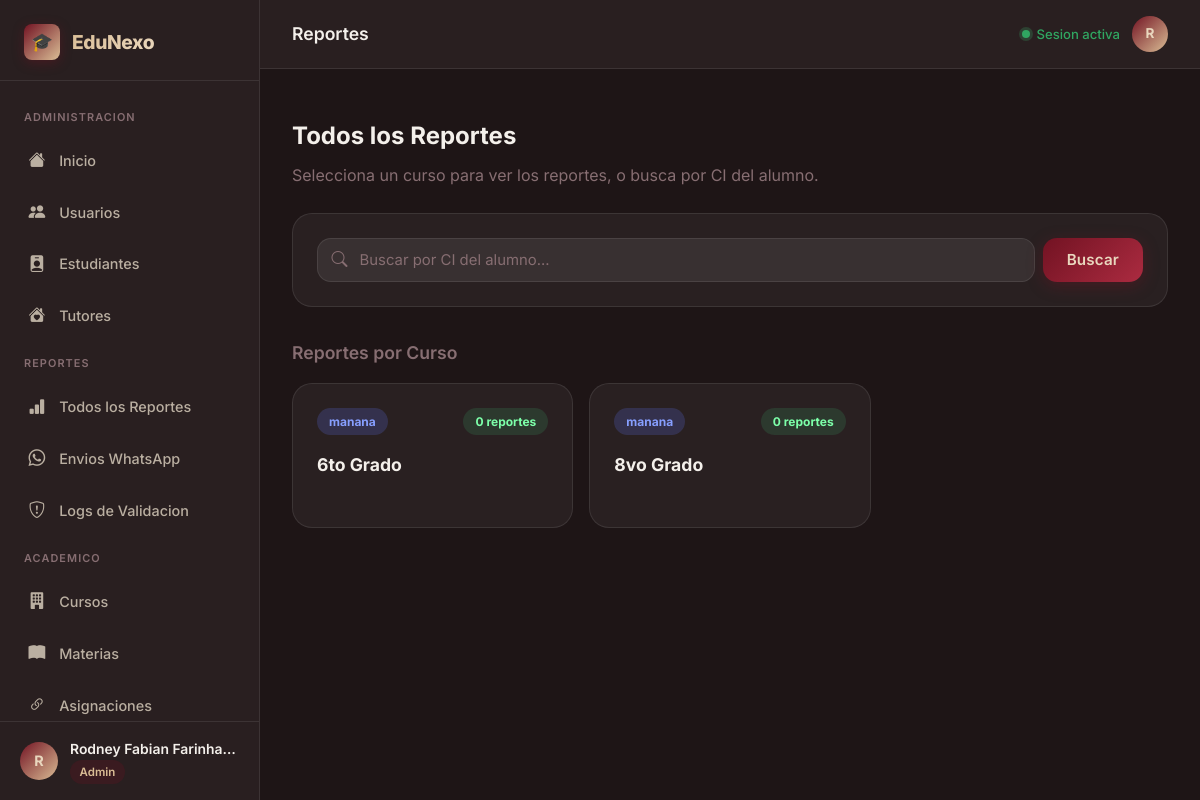
The page /admin/reportes (signed in) on the database its author committed.
### tables this page shows
CREATE TABLE IF NOT EXISTS `cursos` (
  `id` int NOT NULL AUTO_INCREMENT,
  `nombre` varchar(80) NOT NULL,
  `turno` enum('manana','tarde','noche') DEFAULT 'manana',
  `activo` tinyint(1) NOT NULL DEFAULT '1',
  `created_at` timestamp NULL DEFAULT CURRENT_TIMESTAMP,
  PRIMARY KEY (`id`),
  UNIQUE KEY `uq_cursos_nombre_turno` (`nombre`,`turno`)
);

### app/controllers/AdminReportesController.php (called while the page is built, shortened)
<?php
class AdminReportesController {
    public function index() {
        $db = Database::getConnection();
        $cursos = $db->query("
            SELECT c.*, COUNT(DISTINCT r.id) AS total_reportes
            FROM cursos c
            LEFT JOIN estudiantes e ON e.curso_id = c.id
            LEFT JOIN reportes r ON r.estudiante_id = e.id
            WHERE c.activo = 1
            GROUP BY c.id
            ORDER BY c.nombre
        ")->fetchAll();
        require __DIR__ . '/../views/admin/reportes.php';
    }
}

### app/views/admin/reportes.php (the view, shortened to what this page needs)
<?php $pageTitle = 'Reportes'; require __DIR__ . '/../layouts/admin_header.php'; ?>
<div style="margin-bottom: 2rem; padding-top: 1rem;">
    <div style="margin-bottom: 1.5rem;">
        <h2 style="font-size: 1.5rem; font-weight: 700; margin: 0 0 0.5rem 0;">Todos los Reportes</h2>
        <p style="color: var(--text-muted); margin: 0;">Selecciona un curso para ver los reportes, o busca por CI del alumno.</p>
    </div>
    <div class="data-card" style="margin-bottom: 2rem;">
        <form method="GET" action="/edunexo/admin/reportes/ci" style="display: flex; gap: 0.5rem; margin: 0;">
            <div class="form-input-wrap" style="flex: 1; margin: 0;">
                <i class="bi bi-search form-input-icon"></i>
                <input type="text" name="ci" class="form-input" style="margin: 0;" placeholder="Buscar por CI del alumno..." value="<?= htmlspecialchars($_GET['ci'] ?? '') ?>">
            </div>
            <button type="submit" class="btn-primary" style="width: auto; margin: 0; padding: 0 1.5rem;">
                Buscar
            </button>
        </form>
    </div>
    <h5 style="color: var(--text-muted); font-size: 1.1rem; font-weight: 600; margin-bottom: 1rem;">Reportes por Curso</h5>
    <?php if (empty($cursos)): ?>
        <div style="text-align: center; padding: 3rem 0; color: var(--text-muted);">No hay cursos activos con reportes.</div>
    <?php else: ?>
    <div style="display: grid; grid-template-columns: repeat(auto-fill, minmax(250px, 1fr)); gap: 1rem;">
        <?php foreach ($cursos as $c): ?>
        <a href="/edunexo/admin/reportes/curso?curso_id=<?= $c['id'] ?>" style="text-decoration: none; display: block;">
            <div class="data-card" style="height: 100%; transition: 0.2s; cursor: pointer; display: flex; flex-direction: column;"
                 onmouseover="this.style.borderColor='rgba(99,120,255,0.5)'"
                 onmouseout="this.style.borderColor='rgba(255,255,255,0.1)'">
                <div style="display: flex; justify-content: space-between; align-items: flex-start; margin-bottom: 1rem;">
                    <span class="chip chip-docente"><?= htmlspecialchars($c['turno']) ?></span>
                    <span class="chip chip-logrado"><?= $c['total_reportes'] ?> reportes</span>
                </div>
                <h5 style="font-weight: 700; color: var(--text-primary); margin: 0; font-size: 1.1rem;"><?= htmlspecialchars($c['nombre']) ?></h5>
            </div>
        </a>
        <?php endforeach; ?>
    </div>
    <?php endif; ?>
</div>
<?php require __DIR__ . '/../layouts/admin_footer.php'; ?>

### public/css/style.css (style rules this page uses)
:root { --primary: hsl(350, 72%, 26%); --primary-light: hsl(350, 60%, 42%); --primary-dark: hsl(350, 72%, 16%); --accent: hsl(35, 48%, 72%); --accent-light: hsl(35, 50%, 83%); --bg-deep: hsl(350, 18%, 10%); --bg-dark: hsl(350, 14%, 14%); --bg-card: rgba(255, 255, 255, 0.05); --bg-card-hover: rgba(255, 255, 255, 0.08); --bg-input: rgba(255, 255, 255, 0.07); --bg-input-focus: rgba(255, 255, 255, 0.11); --text-primary: hsl(35, 30%, 94%); --text-secondary: hsl(35, 15%, 68%); --text-muted: hsl(350, 10%, 48%); --border: rgba(255, 255, 255, 0.09); --border-focus: hsla(350, 60%, 42%, 0.7); --success: hsl(145, 55%, 42%); --success-bg: hsla(145, 55%, 42%, 0.12); --error: hsl(0, 65%, 55%); --error-bg: hsla(0, 65%, 55%, 0.12); --warning: hsl(38, 80%, 52%); --shadow-sm: 0 2px 8px rgba(0, 0, 0, 0.35); --shadow-md: 0 8px 32px rgba(0, 0, 0, 0.40); --shadow-lg: 0 20px 60px rgba(0, 0, 0, 0.50); --shadow-glow: 0 0 40px hsla(350, 72%, 26%, 0.22); --radius-sm: 8px; --radius-md: 14px; --radius-lg: 20px; --radius-xl: 28px; --transition: all 0.25s cubic-bezier(0.4, 0, 0.2, 1); --font: 'Inter', system-ui, -apple-system, sans-serif; }
*, *::before, *::after { box-sizing: border-box; margin: 0; padding: 0; }
html { scroll-behavior: smooth; }
body { font-family: var(--font); background: var(--bg-deep); color: var(--text-primary); min-height: 100vh; line-height: 1.6; -webkit-font-smoothing: antialiased; }
.form-input-wrap { position: relative; display: flex; align-items: center; }
.form-input-icon { position: absolute; left: 0.9rem; color: var(--text-muted); font-size: 1rem; pointer-events: none; transition: var(--transition); }
.form-input { width: 100%; padding: 0.75rem 1rem 0.75rem 2.6rem; background: var(--bg-input); border: 1px solid var(--border); border-radius: var(--radius-md); color: var(--text-primary); font-size: 0.93rem; font-family: var(--font); transition: var(--transition); outline: none; }
.form-input::placeholder { color: var(--text-muted); }
.btn-primary { display: flex; align-items: center; justify-content: center; gap: 0.5rem; width: 100%; padding: 0.85rem 1.5rem; background: linear-gradient(135deg, var(--primary), var(--primary-light)); border: none; border-radius: var(--radius-md); color: var(--accent-light); font-weight: 600; font-size: 0.95rem; font-family: var(--font); cursor: pointer; transition: var(--transition); margin-top: 0.5rem; letter-spacing: 0.01em; box-shadow: 0 4px 16px hsla(350, 72%, 26%, 0.40); position: relative; overflow: hidden; }
.btn-primary::before { content: ''; position: absolute; top: 0; left: -100%; width: 100%; height: 100%; background: linear-gradient(90deg, transparent, rgba(255,255,255,.1), transparent); transition: left 0.5s; }
.data-card { background: var(--bg-card); border: 1px solid var(--border); border-radius: var(--radius-lg); padding: 1.5rem; margin-bottom: 1.5rem; }
.chip { padding: .25rem .75rem; border-radius: 999px; font-size: .75rem; font-weight: 700; display: inline-block; }
.chip-docente { background: rgba(99,120,255,.2); color: #879fff; }
.chip-logrado { background: rgba(60,200,120,.15); color: #7dffa9; }

### rows shown on the page
cursos: turno "manana", total_reportes "0", nombre "6to Grado"
cursos: turno "manana", total_reportes "0", nombre "8vo Grado"

### other values the page prints
$inicial "R"
$nombre "Rodney Fabian Farinha…"
$pageTitle "Reportes"
